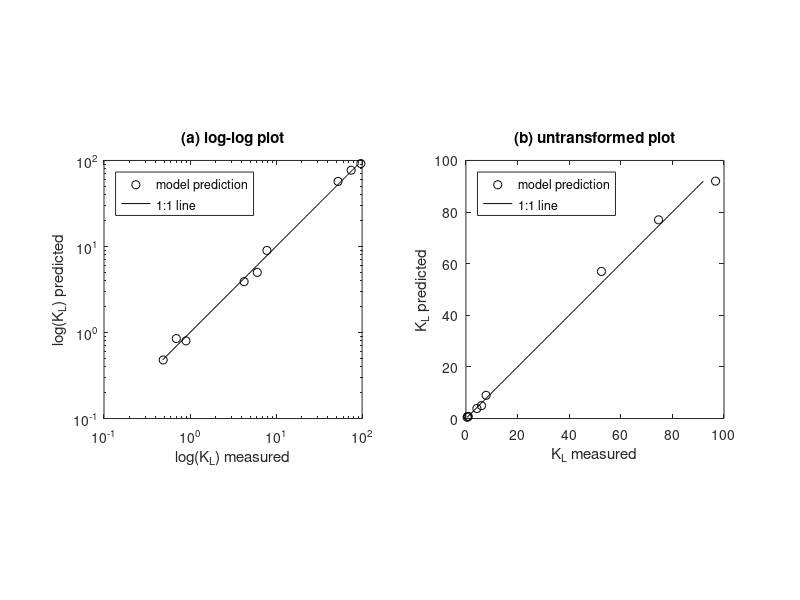

Write MATLAB code to recreate this figure.
clc; format short g
U=[0.5 2 10 0.5 2 10 0.5 2 10]';
H=[0.15 0.15 0.15 0.3 0.3 0.3 0.5 0.5 0.5]';
KL=[0.48 3.9 57 0.85 5 77 0.8 9 92]';
logU=log10(U);logH=log10(H);logKL=log10(KL);
Z=[ones(size(logKL)) logU logH];
a=(Z'*Z)\(Z'*logKL)

Sr=sum((logKL-Z*a).^2)
r2=1-Sr/sum((logKL-mean(logKL)).^2)
syx=sqrt(Sr/(length(logKL)-length(a)))

clf
KLpred=10^a(1)*U.^a(2).*H.^a(3);
KLmin=min(KL);
KLmax=max(KL);
dKL=(KLmax-KLmin)/100;
KLmod=[KLmin:dKL:KLmax];
subplot(1,2,1)
loglog(KLpred,KL,'ko',KLmod,KLmod,'k-')
axis square,title('(a) log-log plot')
legend('model prediction','1:1 line','Location','NorthWest')
xlabel('log(K_L) measured'),ylabel('log(K_L) predicted')
subplot(1,2,2)
plot(KLpred,KL,'ko',KLmod,KLmod,'k-')
axis square,title('(b) untransformed plot')
legend('model prediction','1:1 line','Location','NorthWest')
xlabel('K_L measured'),ylabel('K_L predicted')